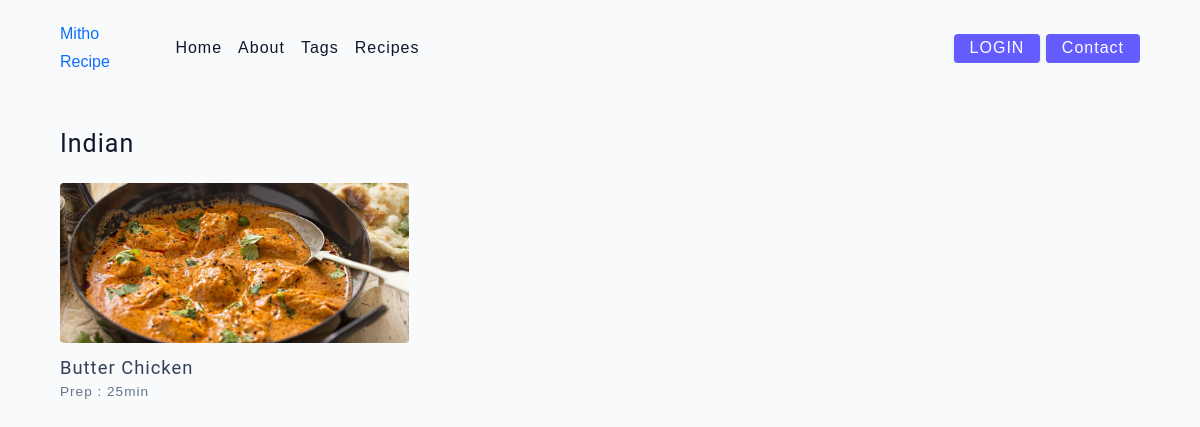
The page /template/1 on the database its author committed.
### back/models/category.py (models this page shows, shortened)
class Category(models.Model):
    name = models.CharField(max_length=20)

### back/models/product.py (models this page shows, shortened)
class Product(models.Model):
    name = models.CharField(max_length=50)
    time = models.IntegerField(default=0)
    category = models.ManyToManyField(Category)
    description = models.CharField(max_length=500, default='' , null=True , blank=True)
    image = models.ImageField(upload_to='uploads/products/')

### back/views.py (the view)
# urls.py: path('template/<str:id>', views.template),
def template(request, id):
    category = Category.objects.filter(id=id).first()
    prod = Product.objects.filter(id=category.id).first()
    context = {
        'cat': category,
        'prod': prod,
    }
    return render(request, 'template.html', context)

### back/templates/template.html (shortened to what this page needs)
{%extends 'header.html'%}
{% block content %}
  <body>
    <main class="page">
      <div class="featured-recipes">
        <h4>{{cat.name}}</h4>
        <div class="recipes-list">
          <a href="/recipe/{{p.id}}" class="recipe">
            <img
              src="{{ prod.image.url }}"
              class="img recipe-img"
              alt=""
            />
            <h5>{{prod.name}}</h5>
            <p>Prep : {{prod.time}}min </p>
          </a>
        </div>
      </div>
    </main>
  </body>
{% endblock %}

### back/templates/header.html (shortened to what this page needs)
{% load static %}
<!DOCTYPE html>
<html lang="en">
<head>
  <link rel="stylesheet" href="{% static 'bootstrap.min.css' %}" type="text/css" media="all" />
      <link rel="stylesheet" href="{% static 'main.css' %}" type="text/css" media="all" />
		<link rel="stylesheet" href="{% static 'normalize.css' %}" type="text/css" media="all" />
        <link rel="stylesheet" href="{% static 'all.min.css' %}" type="text/css" media="all" />
    <link rel="stylesheet" href="{% static 'style.css' %}" type="text/css" media="all" />
</head>
<body>
<nav class="navbar">
      <div class="nav-center">
        <div class="nav-header">
          <a href="/" class="nav-logo">Mitho Recipe
          </a>
        </div>
        <div class="nav-links">
          <a href="/" class="nav-link"> home </a>
          <a href="about" class="nav-link"> about </a>
          <a href="tags" class="nav-link"> tags </a>
          <a href="recipes" class="nav-link"> recipes </a>
          <div class="nav-link contact-link">
            {% if request.session.user %}
               Welcome 👏 {{request.session.user}}
              <a href="logout" class="btn btn-danger"> LOG-OUT </a>
                {%else%}
               <a href="login" class="btn btn-danger"> LOGIN </a>
            {%endif%}
            <a href="contact" class="btn"> contact </a>
          </div>
        </div>
      </div>
    </nav>
{% block content %}
{% endblock %}
</body>
</html>

### back/static/main.css (style rules this page uses)
html { font-size: 100%; }
:root { --primary-100: #e2e0ff; --primary-200: #c1beff; --primary-300: #a29dff; --primary-400: #837dff; --primary-500: #645cff; --primary-600: #504acc; --primary-700: #3c3799; --primary-800: #282566; --primary-900: #141233; --grey-50: #f8fafc; --grey-100: #f1f5f9; --grey-200: #e2e8f0; --grey-300: #cbd5e1; --grey-400: #94a3b8; --grey-500: #64748b; --grey-600: #475569; --grey-700: #334155; --grey-800: #1e293b; --grey-900: #0f172a; --black: #222; --white: #fff; --red-light: #f8d7da; --red-dark: #842029; --green-light: #d1e7dd; --green-dark: #0f5132; --headingFont: 'Roboto', sans-serif; --bodyFont: 'Nunito', sans-serif; --smallText: 0.7em; --backgroundColor: var(--grey-50); --textColor: var(--grey-900); --borderRadius: 0.25rem; --letterSpacing: 1px; --transition: 0.3s ease-in-out all; --max-width: 1120px; --fixed-width: 600px; --shadow-1: 0 1px 3px 0 rgba(0, 0, 0, 0.1), 0 1px 2px 0 rgba(0, 0, 0, 0.06); --shadow-2: 0 4px 6px -1px rgba(0, 0, 0, 0.1), 0 2px 4px -1px rgba(0, 0, 0, 0.06); --shadow-3: 0 10px 15px -3px rgba(0, 0, 0, 0.1), 0 4px 6px -2px rgba(0, 0, 0, 0.05); --shadow-4: 0 20px 25px -5px rgba(0, 0, 0, 0.1), 0 10px 10px -5px rgba(0, 0, 0, 0.04); }
body { background: var(--backgroundColor); font-family: var(--bodyFont); font-weight: 400; line-height: 1.75; color: var(--textColor); }
p { margin-top: 0; margin-bottom: 1.5rem; max-width: 40em; }
h1, h2, h3, h4, h5 { margin: 0; margin-bottom: 1.38rem; font-family: var(--headingFont); font-weight: 400; line-height: 1.3; text-transform: capitalize; letter-spacing: var(--letterSpacing); }
h4 { font-size: 1.563rem; }
h5 { font-size: 1.25rem; }
a { text-decoration: none; }
.img { width: 100%; display: block; object-fit: cover; }
.btn { cursor: pointer; color: var(--white); background: var(--primary-500); border: transparent; border-radius: var(--borderRadius); letter-spacing: var(--letterSpacing); padding: 0.375rem 0.75rem; box-shadow: var(--shadow-1); transition: var(--transtion); text-transform: capitalize; display: inline-block; }
::placeholder { font-family: inherit; color: var(--grey-400); }
.navbar { display: flex; align-items: center; justify-content: center; }
.nav-center { width: 90vw; max-width: var(--max-width); }
.nav-header { height: 6rem; display: flex; justify-content: space-between; align-items: center; }
.nav-logo { display: flex; align-items: flex-end; }
.nav-links { height: 0; overflow: hidden; display: flex; flex-direction: column; transition: var(--transition); }
.nav-link { display: block; text-align: center; font-size: 1.25rem; text-transform: capitalize; color: var(--grey-900); letter-spacing: var(--letterSpacing); padding: 1rem 0; border-top: 1px solid var(--grey-500); transition: var(--transition); }
.contact-link a { padding: 0.15rem 1rem; }
@media screen and (min-width: 992px) { .navbar { height: 6rem; } }
@media screen and (min-width: 992px) { .nav-center { display: flex; align-items: center; } }
@media screen and (min-width: 992px) { .nav-header { padding: 0; margin-right: 2rem; height: auto; } }
@media screen and (min-width: 992px) { .nav-links { height: auto !important; flex-direction: row; align-items: center; width: 100%; } }
@media screen and (min-width: 992px) { .nav-link { padding: 0; border-top: none; margin-right: 1rem; font-size: 1rem; } }
@media screen and (min-width: 992px) { .contact-link { margin-right: 0; margin-left: auto; } }
.page { width: 90vw; max-width: var(--max-width); margin: 0 auto; }
.page { padding-top: 2rem; min-height: calc(100vh - (6rem + 4rem)); }
.recipes-list { display: grid; gap: 2rem 1rem; padding-bottom: 3rem; }
.recipe { display: block; }
.recipe-img { height: 15rem; border-radius: var(--borderRadius); margin-bottom: 1rem; }
.recipe h5 { margin-bottom: 0; margin-top: 0.25rem; line-height: 1; color: var(--grey-700); }
.recipe p { margin-bottom: 0; line-height: 1; color: var(--grey-500); margin-top: 0.5rem; letter-spacing: var(--letterSpacing); }
@media screen and (min-width: 576px) { .recipes-list { grid-template-columns: 1fr 1fr; } }
@media screen and (min-width: 576px) { .recipe-img { height: 10rem; } }
@media screen and (min-width: 992px) { .recipes-list { grid-template-columns: 1fr 1fr; } }
@media screen and (min-width: 992px) { .recipe p { font-size: 0.85rem; } }
@media screen and (min-width: 1200px) { .recipe h5 { font-size: 1.15rem; } }
@media screen and (min-width: 1200px) { .recipes-list { grid-template-columns: 1fr 1fr 1fr; } }

### rows shown on the page
Category: name "Indian"
Product: image (picture), name "Butter Chicken", time "25"
